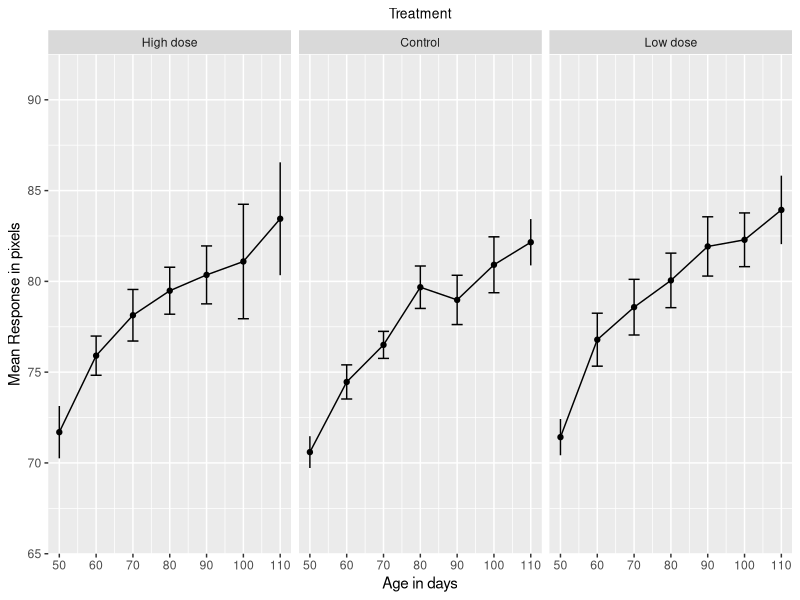
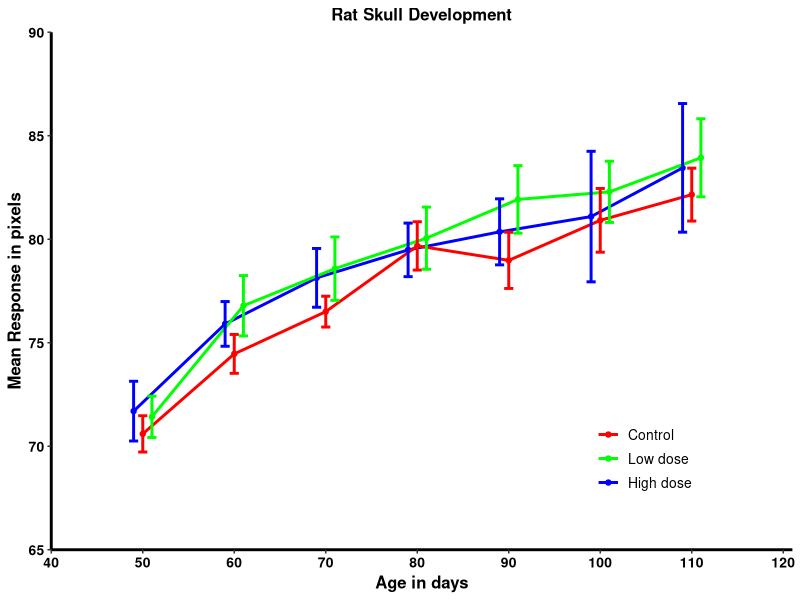
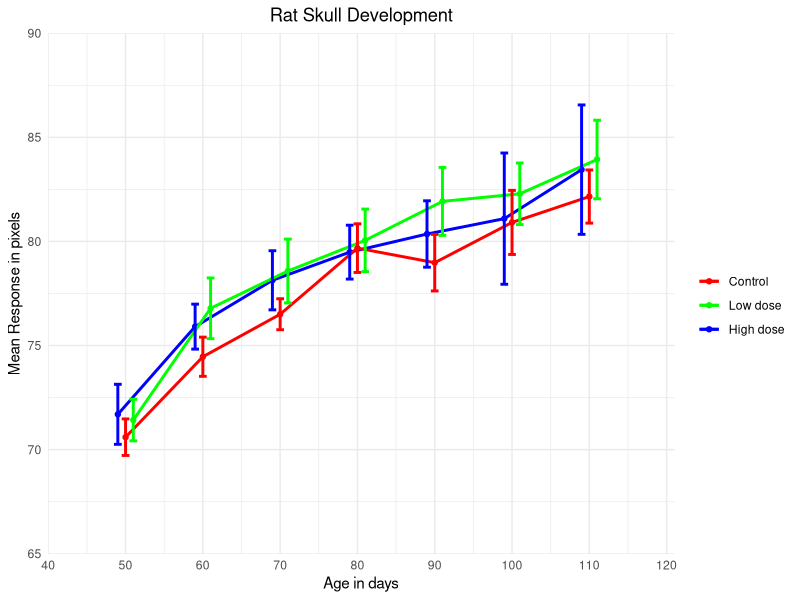

Write the R code that produced these figures, in order.
# Load data
library(ggpubr) 
library(haven)
library(dplyr)

# if there is not package installed 
# install.packages(ggpubr)
skullrats <- read_sav("Data/SkullRats.sav")



head(skullrats)
summary(skullrats)


skullrats$treat =  factor(skullrats$treat, labels = c("High dose","Control","Low dose"))
skullrats$t

bar_error=skullrats%>%
  group_by(age,treat)%>%
  summarize(mean.response = mean(response), 
            sd.response =  sd(response),
            n.res=n()) %>%
  mutate(sd.response=sd.response/sqrt(n.res),
         LCI=mean.response-qt(0.975,n.res-1)*sd.response,
         UCI=mean.response+qt(0.975,n.res-1)*sd.response)

View(bar_error)

ggplot(data=bar_error,aes(x=age,y=mean.response,ymin=LCI,ymax=UCI))+
  geom_point()+geom_line()+geom_errorbar(width=3)+facet_wrap(~treat)+
  ylab("Mean Response in pixels")+  scale_y_continuous(limits=c(65,92.5),breaks=seq(65,92.5,5),expand=c(0,0))+
  xlab("Age in days")+scale_x_continuous(limits=c(50,110),breaks=seq(50,110,10))+
  ggtitle("Treatment")+theme(plot.title = element_text(hjust=0.5,size = 10))


plot.theme=theme_bw()+ 
  theme(panel.grid.major = element_blank(),
        panel.grid.minor = element_blank(),
        panel.border=element_blank(),
        panel.background =element_blank(),
        axis.line = element_line(colour = "black",size=1),
        plot.title = element_text(hjust=0.5,size = 12,face="bold"),
        axis.title = element_text(size=12,face="bold"),
        axis.text =element_text(size=10,colour = "black",face="bold"),
        legend.title =element_text(size=12),
        legend.text=element_text(size=10),
        legend.position = c(0.8,0.2))

ggplot(data=bar_error,aes(x=age,y=mean.response,ymin=LCI,ymax=UCI,colour=treat))+
  plot.theme+
  geom_point(size=1.5,position=position_dodge(width=3))+
  geom_line(size=1,position=position_dodge(width=3))+
  geom_errorbar(width=3,size=1,position=position_dodge(width=3))+
  ylab("Mean Response in pixels")+  scale_y_continuous(limits=c(65,90),breaks=seq(65,90,5),expand=c(0,0))+
  xlab("Age in days")+ scale_x_continuous(limits=c(40,121),breaks=seq(40,121,10),expand=c(0,0))+
  ggtitle("Rat Skull Development")+
  scale_colour_manual(name=" ",breaks=c("Control","Low dose", "High dose"),
                      values=c("red1","green1","blue1"))


ggplot(data=bar_error,aes(x=age,y=mean.response,ymin=LCI,ymax=UCI,colour=treat))+
  geom_point(size=1.5,position=position_dodge(width=3))+
  geom_line(size=1,position=position_dodge(width=3))+
  geom_errorbar(width=3,size=1,position=position_dodge(width=3))+
  ylab("Mean Response in pixels")+  scale_y_continuous(limits=c(65,90),breaks=seq(65,90,5),expand=c(0,0))+
  xlab("Age in days")+ scale_x_continuous(limits=c(40,121),breaks=seq(40,121,10),expand=c(0,0))+
  ggtitle("Rat Skull Development")+
  scale_colour_manual(name=" ",breaks=c("Control","Low dose", "High dose"),
                      values=c("red1","green1","blue1")) + theme_minimal() + theme(plot.title =element_text(hjust= 0.5))
